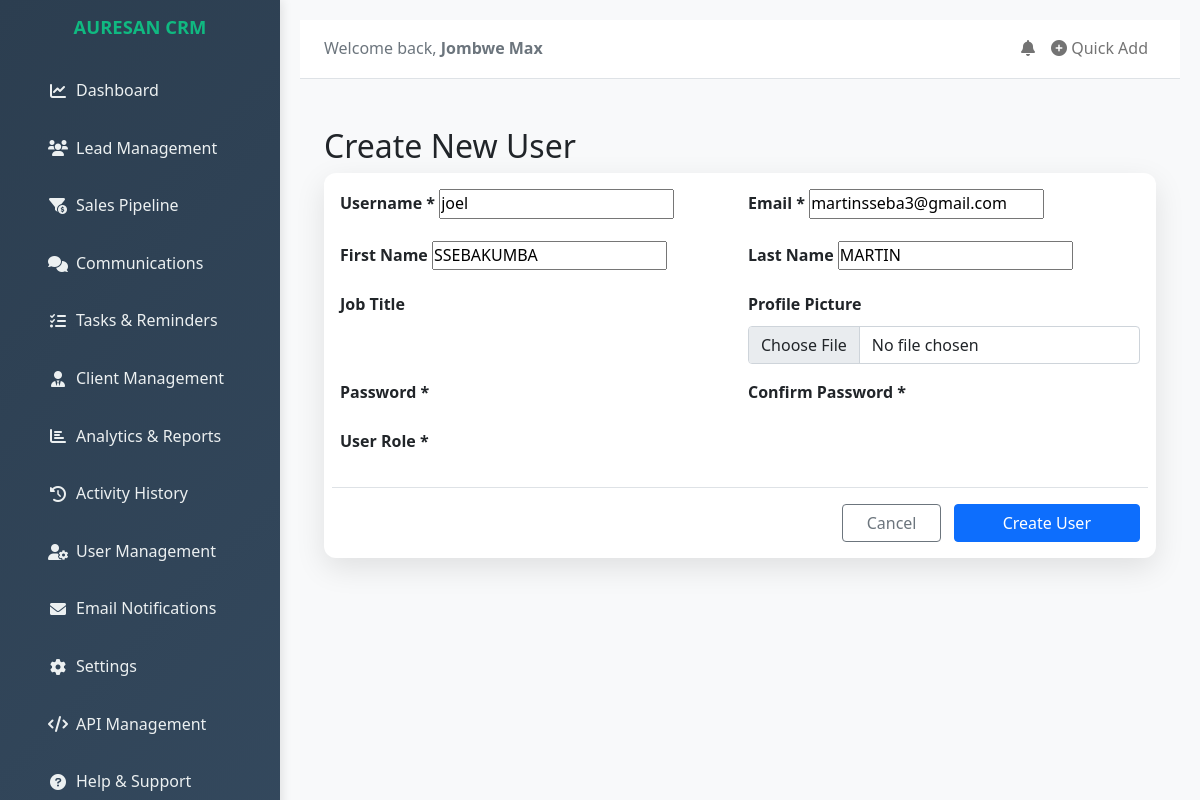
The page /users/3/update/ (signed in) on the database its author committed.
### customerleads/models.py (models this page shows, shortened)
class CustomUser(AbstractUser):
    avatar = models.ImageField(
        upload_to='avatars/%Y/%m/%d/',
        null=True,
        blank=True,
        verbose_name='profile picture',
        help_text='Upload a profile picture (recommended size: 200x200)'
    )
    job_title = models.CharField(
        max_length=100,
        blank=True,
        verbose_name='job title',
        help_text='e.g. Software Engineer, Project Manager'
    )
    class Meta:
        verbose_name = 'user'
        verbose_name_plural = 'users'
        ordering = ['-date_joined']
    def get_full_name(self):
        full_name = f"{self.first_name} {self.last_name}".strip()
        return full_name if full_name else self.username

### customerleads/views.py (the view)
# urls.py: path('users/<int:pk>/update/', views.UserUpdateView.as_view(), name='user_update'),
class UserUpdateView(LoginRequiredMixin, SuccessMessageMixin, UpdateView):
    model = User
    form_class = UserChangeForm  # or create a custom form without password field
    template_name = 'users/user_form.html'
    success_url = reverse_lazy('user_management')
    success_message = "User '%(username)s' was successfully updated."
    def get_form(self, form_class=None):
        form = super().get_form(form_class)
        form.fields.pop('password', None)
        return form

### customerleads/context_processors.py (called while the page is built)
def login_form_processor(request):
    if not request.user.is_authenticated:
        return {'login_form': AuthenticationForm()}
    return {}

### customerleads/templates/users/user_form.html (shortened to what this page needs)
{% extends "base.html" %}
{% block content %}
<div class="container-fluid py-4">
    <h2>Create New User</h2>
    <div class="card dashboard-card shadow-custom">
        <div class="card-body">
            <form method="post" enctype="multipart/form-data">
                <div class="row g-3">
                    <div class="col-md-6">
                        <label for="{{ form.username.id_for_label }}" class="form-label fw-bold">
                            Username *
                        </label>
                        {{ form.username }}
                    </div>
                    <div class="col-md-6">
                        <label for="{{ form.email.id_for_label }}" class="form-label fw-bold">
                            Email *
                        </label>
                        {{ form.email }}
                    </div>
                    <div class="col-md-6">
                        <label for="{{ form.first_name.id_for_label }}" class="form-label fw-bold">
                            First Name
                        </label>
                        {{ form.first_name }}
                    </div>
                    <div class="col-md-6">
                        <label for="{{ form.last_name.id_for_label }}" class="form-label fw-bold">
                            Last Name
                        </label>
                        {{ form.last_name }}
                    </div>
                    <div class="col-md-6">
                        <label for="{{ form.job_title.id_for_label }}" class="form-label fw-bold">
                            Job Title
                        </label>
                    </div>
                    <div class="col-md-6">
                        <label for="{{ form.avatar.id_for_label }}" class="form-label fw-bold">
                            Profile Picture
                        </label>
                        <input type="file" name="avatar" class="form-control" id="{{ form.avatar.id_for_label }}">
                    </div>
                    <div class="col-md-6">
                        <label for="{{ form.password1.id_for_label }}" class="form-label fw-bold">
                            Password *
                        </label>
                    </div>
                    <div class="col-md-6">
                        <label for="{{ form.password2.id_for_label }}" class="form-label fw-bold">
                            Confirm Password *
                        </label>
                    </div>
                    <div class="col-12">
                        <label class="form-label fw-bold">User Role *</label>
                    </div>
                    <div class="col-12 mt-4 border-top pt-3 text-end">
                        <a href="{% url 'user_management' %}" class="btn btn-outline-secondary px-4 me-2">
                            Cancel
                        </a>
                        <button type="submit" class="btn btn-primary px-5">
                            Create User
                        </button>
                    </div>
                </div>
            </form>
        </div>
    </div>
</div>
{% endblock %}

### customerleads/templates/base.html (shortened to what this page needs)
<!DOCTYPE html>
<html lang="en">
<head>
    <link href="https://cdn.jsdelivr.net/npm/bootstrap@5.1.3/dist/css/bootstrap.min.css" rel="stylesheet">
    <link rel="stylesheet" href="https://cdnjs.cloudflare.com/ajax/libs/font-awesome/6.0.0/css/all.min.css">
    {% load static %}
    <link rel="stylesheet" href="{% static 'css/base.css' %}">
</head>
<body>
    <div class="container-fluid">
        <div class="row">
            <div class="col-md-3 col-lg-2 sidebar">
                <div class="d-flex flex-column flex-shrink-0 p-3">
                    <h4 class="text-center mb-4 text-emerald fw-bold" style="color: #10b981; font-size: 1.15rem;">AURESAN CRM</h4>
                    <ul class="nav nav-pills flex-column mb-auto">
                        <li class="nav-item">
                            <a href="{% url 'dashboard' %}" class="nav-link active">
                                <i class="fas fa-chart-line me-2"></i>
                                Dashboard
                            </a>
                        </li>
                        <li class="nav-item">
                            <a href="{% url 'leads' %}" class="nav-link">
                                <i class="fas fa-users me-2"></i>
                                Lead Management
                            </a>
                        </li>
                        <li class="nav-item">
                            <a href="{% url 'sales_pipeline' %}" class="nav-link">
                                <i class="fas fa-funnel-dollar me-2"></i>
                                Sales Pipeline
                            </a>
                        </li>
                        <li class="nav-item">
                            <a href="{% url 'interactions' %}" class="nav-link">
                                <i class="fas fa-comments me-2"></i>
                                Communications
                            </a>
                        </li>
                        <li class="nav-item">
                            <a href="{% url 'tasks' %}" class="nav-link">
                                <i class="fas fa-tasks me-2"></i>
                                Tasks & Reminders
                            </a>
                        </li>
                        <li class="nav-item">
                            <a href="{% url 'clients' %}" class="nav-link">
                                <i class="fas fa-user-tie me-2"></i>
                                Client Management
                            </a>
                        </li>
                        <li class="nav-item">
                            <a href="{% url 'analytics' %}" class="nav-link">
                                <i class="fas fa-chart-bar me-2"></i>
                                Analytics & Reports
                            </a>
                        </li>
                        <li class="nav-item">
                            <a href="{% url 'activity_logs' %}" class="nav-link">
                                <i class="fas fa-history me-2"></i>
                                Activity History
                            </a>
                        </li>
                        <li class="nav-item">
                            <a href="{% url 'user_management' %}" class="nav-link">
                                <i class="fas fa-user-cog me-2"></i>
                                User Management
                            </a>
                        </li>
                        <li class="nav-item">
                            <a href="{% url 'email_notifications' %}" class="nav-link">
                                <i class="fas fa-envelope me-2"></i>
                                Email Notifications
                            </a>
                        </li>
                        <li class="nav-item">
                            <a href="{% url 'settings' %}" class="nav-link">
                                <i class="fas fa-cog me-2"></i>
                                Settings
                            </a>
                        </li>
                        <li class="nav-item">
                            <a href="{% url 'api_management' %}" class="nav-link">
                                <i class="fas fa-code me-2"></i>
                                API Management
                            </a>
                        </li>
                        <li class="nav-item">
                            <a href="{% url 'help_support' %}" class="nav-link">
                                <i class="fas fa-question-circle me-2"></i>
                                Help & Support
                            </a>
                        </li>
                    </ul>
                </div>
            </div>
            <div class="col-md-9 col-lg-10 main-content">
                <nav class="navbar navbar-expand-lg navbar-light bg-white border-bottom mb-4">
                    <div class="container-fluid">
                        <div class="navbar-nav me-auto">
                            <span class="navbar-text text-muted">
                                Welcome back, <strong>{{ user.get_full_name|default:user.username }}</strong>
                            </span>
                        </div>
                        <div class="navbar-nav">
                            <a href="{% url 'notifications' %}" class="nav-link position-relative">
                                <i class="fas fa-bell"></i>
                            </a>
                            <a href="{% url 'quick_add' %}" class="nav-link">
                                <i class="fas fa-plus-circle"></i> Quick Add
                            </a>
                        </div>
                    </div>
                </nav>
                {% block content %}{% endblock %}
            </div>
        </div>
    </div>
</body>
</html>

### customerleads/static/css/base.css (style rules this page uses)
:root { --primary-color: #2c3e50; --secondary-color: #34495e; --accent-color: #3498db; --success-color: #27ae60; --warning-color: #f39c12; --danger-color: #e74c3c; --sidebar-width: 280px; --transition-speed: 0.3s; }
* { margin: 0; padding: 0; box-sizing: border-box; }
body { background-color: #f8f9fa; font-family: 'Segoe UI', Tahoma, Geneva, Verdana, sans-serif; line-height: 1.6; overflow-x: hidden; }
.sidebar { background: linear-gradient(135deg, var(--primary-color), var(--secondary-color)); color: white; min-height: 100vh; box-shadow: 2px 0 10px rgba(0,0,0,0.1); position: fixed; width: var(--sidebar-width); z-index: 1000; }
.sidebar .nav-link { color: #ecf0f1; padding: 12px 20px; margin: 4px 0; border-radius: 8px; transition: all var(--transition-speed) ease; text-decoration: none; display: flex; align-items: center; }
.sidebar .nav-link i { width: 20px; text-align: center; }
.main-content { padding: 20px; margin-left: var(--sidebar-width); width: calc(100% - var(--sidebar-width)); min-height: 100vh; }
.dashboard-card { background: white; border-radius: 12px; box-shadow: 0 4px 6px rgba(0,0,0,0.1); border: none; transition: all var(--transition-speed) ease; overflow: hidden; }
.shadow-custom { box-shadow: 0 10px 30px rgba(0,0,0,0.1); }

### rows shown on the page
CustomUser: get_full_name "Jombwe Max"
CustomUser: username "joel", email "martinsseba3@gmail.com", first_name "SSEBAKUMBA", last_name "MARTIN"
